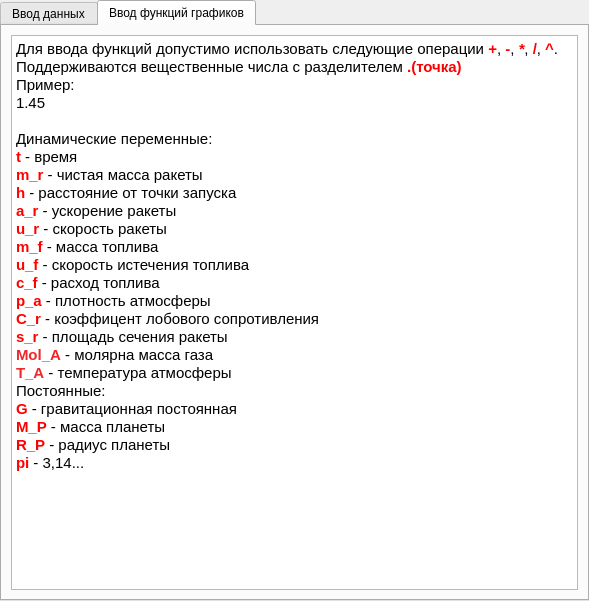
<?xml version="1.0" encoding="UTF-8"?>
<ui version="4.0">
 <class>Help</class>
 <widget class="QWidget" name="Help">
  <property name="geometry">
   <rect>
    <x>0</x>
    <y>0</y>
    <width>589</width>
    <height>601</height>
   </rect>
  </property>
  <property name="windowTitle">
   <string>Form</string>
  </property>
  <layout class="QGridLayout" name="gridLayout">
   <property name="leftMargin">
    <number>0</number>
   </property>
   <property name="topMargin">
    <number>0</number>
   </property>
   <property name="rightMargin">
    <number>0</number>
   </property>
   <property name="bottomMargin">
    <number>0</number>
   </property>
   <item row="0" column="0">
    <widget class="QTabWidget" name="tabWidget">
     <property name="currentIndex">
      <number>1</number>
     </property>
     <widget class="QWidget" name="Data_Help">
      <attribute name="title">
       <string>Ввод данных</string>
      </attribute>
      <layout class="QGridLayout" name="gridLayout_2">
       <item row="0" column="0">
        <widget class="QTextBrowser" name="textBrowser_2">
         <property name="html">
          <string>&lt;!DOCTYPE HTML PUBLIC &quot;-//W3C//DTD HTML 4.0//EN&quot; &quot;http://www.w3.org/TR/REC-html40/strict.dtd&quot;&gt;
&lt;html&gt;&lt;head&gt;&lt;meta name=&quot;qrichtext&quot; content=&quot;1&quot; /&gt;&lt;style type=&quot;text/css&quot;&gt;
p, li { white-space: pre-wrap; }
&lt;/style&gt;&lt;/head&gt;&lt;body style=&quot; font-family:'Ubuntu'; font-size:11pt; font-weight:400; font-style:normal;&quot;&gt;
&lt;p style=&quot; margin-top:0px; margin-bottom:0px; margin-left:0px; margin-right:0px; -qt-block-indent:0; text-indent:0px;&quot;&gt;При вводе данных значения вводятся для 1м(все значения атмосферы зависят от высоты) или 1с(все остальные параметры). &lt;/p&gt;
&lt;p style=&quot; margin-top:0px; margin-bottom:0px; margin-left:0px; margin-right:0px; -qt-block-indent:0; text-indent:0px;&quot;&gt;Значения вводятся через &lt;span style=&quot; font-weight:600; color:#ff0000;&quot;&gt;;&lt;/span&gt; (точку с запятой)&lt;/p&gt;
&lt;p style=&quot; margin-top:0px; margin-bottom:0px; margin-left:0px; margin-right:0px; -qt-block-indent:0; text-indent:0px;&quot;&gt;Также для ввода данных можно использовать следующие функции:&lt;br /&gt;&lt;span style=&quot; font-weight:600; color:#ff0000;&quot;&gt;a[n]&lt;/span&gt; - n повторений значения a&lt;/p&gt;
&lt;p style=&quot; margin-top:0px; margin-bottom:0px; margin-left:0px; margin-right:0px; -qt-block-indent:0; text-indent:0px;&quot;&gt;&lt;span style=&quot; font-weight:600; color:#ff0000;&quot;&gt;a...b&lt;/span&gt; - диапозон значений от a до b, с максимальным кол-вом элементов&lt;/p&gt;
&lt;p style=&quot; margin-top:0px; margin-bottom:0px; margin-left:0px; margin-right:0px; -qt-block-indent:0; text-indent:0px;&quot;&gt;&lt;span style=&quot; font-weight:600; color:#ff0000;&quot;&gt;a...b[n]&lt;/span&gt;&lt;span style=&quot; color:#ff0000;&quot;&gt; &lt;/span&gt;- диапозон значений от a до b, с кол-вом элементов n&lt;/p&gt;
&lt;p style=&quot; margin-top:0px; margin-bottom:0px; margin-left:0px; margin-right:0px; -qt-block-indent:0; text-indent:0px;&quot;&gt;Допустимые константы:&lt;/p&gt;
&lt;p style=&quot; margin-top:0px; margin-bottom:0px; margin-left:0px; margin-right:0px; -qt-block-indent:0; text-indent:0px;&quot;&gt;&lt;span style=&quot; font-weight:600; color:#ff0000;&quot;&gt;pi&lt;/span&gt;&lt;/p&gt;
&lt;p style=&quot;-qt-paragraph-type:empty; margin-top:0px; margin-bottom:0px; margin-left:0px; margin-right:0px; -qt-block-indent:0; text-indent:0px; font-weight:600; color:#ff0000;&quot;&gt;&lt;br /&gt;&lt;/p&gt;
&lt;p style=&quot; margin-top:0px; margin-bottom:0px; margin-left:0px; margin-right:0px; -qt-block-indent:0; text-indent:0px;&quot;&gt;&lt;span style=&quot; color:#000000;&quot;&gt;Поддерживаются вещественные числа с разделителем &lt;/span&gt;&lt;span style=&quot; font-weight:600; color:#ff0000;&quot;&gt;.(точка)&lt;/span&gt;&lt;/p&gt;
&lt;p style=&quot; margin-top:0px; margin-bottom:0px; margin-left:0px; margin-right:0px; -qt-block-indent:0; text-indent:0px;&quot;&gt;&lt;span style=&quot; color:#000000;&quot;&gt;Пример: &lt;/span&gt;&lt;/p&gt;
&lt;p style=&quot; margin-top:0px; margin-bottom:0px; margin-left:0px; margin-right:0px; -qt-block-indent:0; text-indent:0px;&quot;&gt;&lt;span style=&quot; color:#000000;&quot;&gt;1.45&lt;/span&gt;&lt;/p&gt;
&lt;p style=&quot;-qt-paragraph-type:empty; margin-top:0px; margin-bottom:0px; margin-left:0px; margin-right:0px; -qt-block-indent:0; text-indent:0px;&quot;&gt;&lt;br /&gt;&lt;/p&gt;&lt;/body&gt;&lt;/html&gt;</string>
         </property>
        </widget>
       </item>
      </layout>
     </widget>
     <widget class="QWidget" name="Func_Help">
      <attribute name="title">
       <string>Ввод функций графиков</string>
      </attribute>
      <layout class="QGridLayout" name="gridLayout_3">
       <item row="0" column="0">
        <widget class="QTextBrowser" name="textBrowser">
         <property name="html">
          <string>&lt;!DOCTYPE HTML PUBLIC &quot;-//W3C//DTD HTML 4.0//EN&quot; &quot;http://www.w3.org/TR/REC-html40/strict.dtd&quot;&gt;
&lt;html&gt;&lt;head&gt;&lt;meta name=&quot;qrichtext&quot; content=&quot;1&quot; /&gt;&lt;style type=&quot;text/css&quot;&gt;
p, li { white-space: pre-wrap; }
&lt;/style&gt;&lt;/head&gt;&lt;body style=&quot; font-family:'Ubuntu'; font-size:11pt; font-weight:400; font-style:normal;&quot;&gt;
&lt;p style=&quot; margin-top:0px; margin-bottom:0px; margin-left:0px; margin-right:0px; -qt-block-indent:0; text-indent:0px;&quot;&gt;Для ввода функций допустимо использовать следующие операции &lt;span style=&quot; font-weight:600; color:#ff0000;&quot;&gt;+&lt;/span&gt;, &lt;span style=&quot; font-weight:600; color:#ff0000;&quot;&gt;-&lt;/span&gt;, &lt;span style=&quot; font-weight:600; font-style:italic; color:#ff0000;&quot;&gt;*&lt;/span&gt;, &lt;span style=&quot; font-weight:600; color:#ff0000;&quot;&gt;/&lt;/span&gt;, &lt;span style=&quot; font-weight:600; color:#ff0000;&quot;&gt;^&lt;/span&gt;.&lt;/p&gt;
&lt;p style=&quot; margin-top:0px; margin-bottom:0px; margin-left:0px; margin-right:0px; -qt-block-indent:0; text-indent:0px;&quot;&gt;&lt;span style=&quot; color:#000000;&quot;&gt;Поддерживаются вещественные числа с разделителем &lt;/span&gt;&lt;span style=&quot; font-weight:600; color:#ff0000;&quot;&gt;.(точка)&lt;/span&gt;&lt;/p&gt;
&lt;p style=&quot; margin-top:0px; margin-bottom:0px; margin-left:0px; margin-right:0px; -qt-block-indent:0; text-indent:0px;&quot;&gt;&lt;span style=&quot; color:#000000;&quot;&gt;Пример: &lt;/span&gt;&lt;/p&gt;
&lt;p style=&quot; margin-top:0px; margin-bottom:0px; margin-left:0px; margin-right:0px; -qt-block-indent:0; text-indent:0px;&quot;&gt;&lt;span style=&quot; color:#000000;&quot;&gt;1.45&lt;/span&gt;&lt;/p&gt;
&lt;p style=&quot;-qt-paragraph-type:empty; margin-top:0px; margin-bottom:0px; margin-left:0px; margin-right:0px; -qt-block-indent:0; text-indent:0px; color:#000000;&quot;&gt;&lt;br /&gt;&lt;/p&gt;
&lt;p style=&quot; margin-top:0px; margin-bottom:0px; margin-left:0px; margin-right:0px; -qt-block-indent:0; text-indent:0px;&quot;&gt;Динамические переменные:&lt;/p&gt;
&lt;p style=&quot; margin-top:0px; margin-bottom:0px; margin-left:0px; margin-right:0px; -qt-block-indent:0; text-indent:0px;&quot;&gt;&lt;span style=&quot; font-weight:600; color:#ff0000;&quot;&gt;t&lt;/span&gt;&lt;span style=&quot; color:#000000;&quot;&gt; - время&lt;/span&gt;&lt;/p&gt;
&lt;p style=&quot; margin-top:0px; margin-bottom:0px; margin-left:0px; margin-right:0px; -qt-block-indent:0; text-indent:0px;&quot;&gt;&lt;span style=&quot; font-weight:600; color:#ff0000;&quot;&gt;m_r &lt;/span&gt;&lt;span style=&quot; color:#000000;&quot;&gt;- чистая масса ракеты&lt;/span&gt;&lt;/p&gt;
&lt;p style=&quot; margin-top:0px; margin-bottom:0px; margin-left:0px; margin-right:0px; -qt-block-indent:0; text-indent:0px;&quot;&gt;&lt;span style=&quot; font-weight:600; color:#ff0000;&quot;&gt;h&lt;/span&gt;&lt;span style=&quot; color:#000000;&quot;&gt; - расстояние от точки запуска&lt;/span&gt;&lt;/p&gt;
&lt;p style=&quot; margin-top:0px; margin-bottom:0px; margin-left:0px; margin-right:0px; -qt-block-indent:0; text-indent:0px;&quot;&gt;&lt;span style=&quot; font-weight:600; color:#ff0000;&quot;&gt;a_r&lt;/span&gt;&lt;span style=&quot; color:#000000;&quot;&gt; - ускорение ракеты&lt;/span&gt;&lt;/p&gt;
&lt;p style=&quot; margin-top:0px; margin-bottom:0px; margin-left:0px; margin-right:0px; -qt-block-indent:0; text-indent:0px;&quot;&gt;&lt;span style=&quot; font-weight:600; color:#ff0000;&quot;&gt;u_r &lt;/span&gt;&lt;span style=&quot; color:#000000;&quot;&gt;- скорость ракеты&lt;/span&gt;&lt;/p&gt;
&lt;p style=&quot; margin-top:0px; margin-bottom:0px; margin-left:0px; margin-right:0px; -qt-block-indent:0; text-indent:0px;&quot;&gt;&lt;span style=&quot; font-weight:600; color:#ff0000;&quot;&gt;m_f &lt;/span&gt;&lt;span style=&quot; color:#000000;&quot;&gt;- масса топлива&lt;/span&gt;&lt;/p&gt;
&lt;p style=&quot; margin-top:0px; margin-bottom:0px; margin-left:0px; margin-right:0px; -qt-block-indent:0; text-indent:0px;&quot;&gt;&lt;span style=&quot; font-weight:600; color:#ff0000;&quot;&gt;u_f&lt;/span&gt;&lt;span style=&quot; color:#000000;&quot;&gt; - скорость истечения топлива&lt;/span&gt;&lt;/p&gt;
&lt;p style=&quot; margin-top:0px; margin-bottom:0px; margin-left:0px; margin-right:0px; -qt-block-indent:0; text-indent:0px;&quot;&gt;&lt;span style=&quot; font-weight:600; color:#ff0000;&quot;&gt;c_f &lt;/span&gt;&lt;span style=&quot; color:#000000;&quot;&gt;- расход топлива&lt;/span&gt;&lt;/p&gt;
&lt;p style=&quot; margin-top:0px; margin-bottom:0px; margin-left:0px; margin-right:0px; -qt-block-indent:0; text-indent:0px;&quot;&gt;&lt;span style=&quot; font-weight:600; color:#ff0000;&quot;&gt;p_a&lt;/span&gt;&lt;span style=&quot; color:#000000;&quot;&gt; - плотность атмосферы&lt;/span&gt;&lt;/p&gt;
&lt;p style=&quot; margin-top:0px; margin-bottom:0px; margin-left:0px; margin-right:0px; -qt-block-indent:0; text-indent:0px;&quot;&gt;&lt;span style=&quot; font-weight:600; color:#ff0000;&quot;&gt;C_r&lt;/span&gt;&lt;span style=&quot; color:#000000;&quot;&gt; - коэффицент лобового сопротивления&lt;/span&gt;&lt;/p&gt;
&lt;p style=&quot; margin-top:0px; margin-bottom:0px; margin-left:0px; margin-right:0px; -qt-block-indent:0; text-indent:0px;&quot;&gt;&lt;span style=&quot; font-weight:600; color:#ff0000;&quot;&gt;s_r&lt;/span&gt;&lt;span style=&quot; color:#000000;&quot;&gt; - площадь сечения ракеты&lt;/span&gt;&lt;/p&gt;
&lt;p style=&quot; margin-top:0px; margin-bottom:0px; margin-left:0px; margin-right:0px; -qt-block-indent:0; text-indent:0px;&quot;&gt;&lt;span style=&quot; font-weight:600; color:#ef2929;&quot;&gt;Mol_A&lt;/span&gt;&lt;span style=&quot; color:#000000;&quot;&gt; - молярна масса газа&lt;/span&gt;&lt;/p&gt;
&lt;p style=&quot; margin-top:0px; margin-bottom:0px; margin-left:0px; margin-right:0px; -qt-block-indent:0; text-indent:0px;&quot;&gt;&lt;span style=&quot; font-weight:600; color:#ef2929;&quot;&gt;T_A&lt;/span&gt;&lt;span style=&quot; color:#000000;&quot;&gt; - температура атмосферы&lt;/span&gt;&lt;/p&gt;
&lt;p style=&quot; margin-top:0px; margin-bottom:0px; margin-left:0px; margin-right:0px; -qt-block-indent:0; text-indent:0px;&quot;&gt;Постоянные:&lt;/p&gt;
&lt;p style=&quot; margin-top:0px; margin-bottom:0px; margin-left:0px; margin-right:0px; -qt-block-indent:0; text-indent:0px;&quot;&gt;&lt;span style=&quot; font-weight:600; color:#ff0000;&quot;&gt;G&lt;/span&gt; - гравитационная постоянная&lt;/p&gt;
&lt;p style=&quot; margin-top:0px; margin-bottom:0px; margin-left:0px; margin-right:0px; -qt-block-indent:0; text-indent:0px;&quot;&gt;&lt;span style=&quot; font-weight:600; color:#ff0000;&quot;&gt;M_P&lt;/span&gt; - масса планеты&lt;/p&gt;
&lt;p style=&quot; margin-top:0px; margin-bottom:0px; margin-left:0px; margin-right:0px; -qt-block-indent:0; text-indent:0px;&quot;&gt;&lt;span style=&quot; font-weight:600; color:#ff0000;&quot;&gt;R_P&lt;/span&gt; - радиус планеты&lt;/p&gt;
&lt;p style=&quot; margin-top:0px; margin-bottom:0px; margin-left:0px; margin-right:0px; -qt-block-indent:0; text-indent:0px;&quot;&gt;&lt;span style=&quot; font-weight:600; color:#ff0000;&quot;&gt;pi&lt;/span&gt; - 3,14...&lt;/p&gt;&lt;/body&gt;&lt;/html&gt;</string>
         </property>
        </widget>
       </item>
      </layout>
     </widget>
    </widget>
   </item>
  </layout>
 </widget>
 <resources/>
 <connections/>
</ui>
